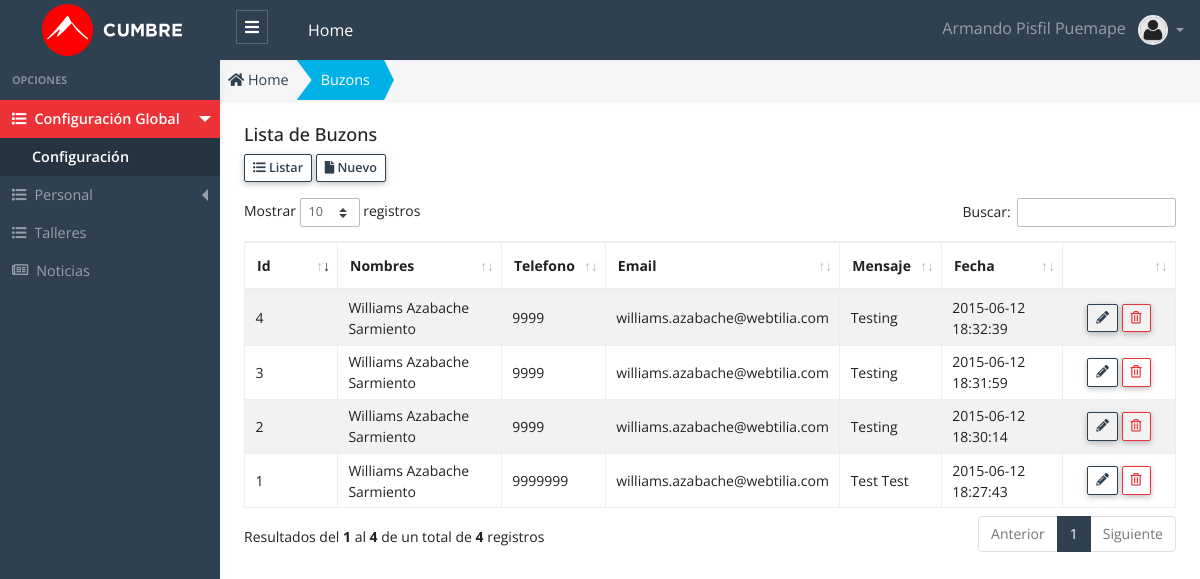
The app's page /public/admin/buzon/buzon.php (signed in) with its own data.
### tables this page shows
CREATE TABLE `buzon`  (
  `id` int(11) NOT NULL AUTO_INCREMENT,
  `nombres` varchar(200) NULL DEFAULT NULL,
  `telefono` varchar(200) NULL DEFAULT NULL,
  `email` varchar(200) NULL DEFAULT NULL,
  `mensaje` text NULL,
  `estado` int(11) NULL DEFAULT 1,
  `fecha` timestamp(0) NULL DEFAULT CURRENT_TIMESTAMP(0) ON UPDATE CURRENT_TIMESTAMP(0),
  PRIMARY KEY (`id`) USING BTREE
);

### public/app/database/Connection.php (called while the page is built, shortened)
<?php
Class Connection
{
  protected $db_host   = 'localhost';
  protected $db_user   = 'root';
  protected $db_pass   = '';
  protected $db_name   = 'escuelac_w_ne16';
  protected $db_port   = '3306';
  protected $db_driver = 'mysql';
  protected $query  = '';
  protected $conn   = null  ;
  private function openConnection()
  {
    $str_conn = $this->db_driver.":host=".$this->db_host.";port=".$this->db_port.";dbname=" .$this->db_name;
    $this->conn = new PDO($str_conn,$this->db_user,$this->db_pass);
    $this->conn->setAttribute(PDO::ATTR_ERRMODE, PDO::ERRMODE_EXCEPTION);
    $this->conn->query("SET NAMES 'utf8'");
    return $this->conn ;
  }
  protected function executeQuery()
  {
    $stm = $this->conn->prepare($this->query);
    $this->status = $stm->execute() ;
    if($this->status)
    {
      $column_count = $stm->columnCount() ;
      if ($column_count > 0)
      {
        $rows  = $stm->fetchAll(PDO::FETCH_ASSOC) ;
      }
    }
  }
}

### public/app/models/Buzon.php (called while the page is built, shortened)
<?php
class Buzon extends Connection {
  public function getAll()
  {
    try{
      $this->query = "SELECT * FROM buzon; ";
      $this->executeQuery();
      $data = $this->rows ;
      return $data;
    }catch(exception $e){
      throw new Exception($e->getMessage());
    }
  }
}

### public/app/controllers/BuzonController.php (called while the page is built, shortened)
<?php
 class BuzonController
{
  public function getAll()
  {
    try
    {
      $buzon  = new Buzon();
      $data = $buzon->getAll();
      return $data ;
    }
    catch (Exception $e)
    {
      throw new Exception($e->getMessage());
    }
  }
}

### public/admin/buzon/buzon.php (the view, shortened to what this page needs)
<?php
    $buzon_controller = new BuzonController();
    $data = $buzon_controller->getAll();
    $title_page = "Buzons";
?>
<!DOCTYPE html>
<html lang="es">
<head>
  <?php
    require_once "../layout/head_links.phtml";
  ?>
</head>
<body>
  <?php require "../layout/header.phtml"; ?>
  <div class="app-wrap">
    <?php require_once "../layout/sidebar.phtml";?>
    <main role="main" class="main">
      <nav class="full-content" aria-label="breadcrumb">
        <ol class="breadcrumb breadcrumb-shape shadow-sm radius-0">
          <li class="breadcrumb-item">
            <a href="admin">
              <i class="fas fa-home"></i> Home
            </a>
          </li>
          <li class="breadcrumb-item active bg-info text-white" aria-current="page">
            <a class="link-white" href="admin/buzon/buzon.php">
              <?php echo $title_page; ?>
            </a>
          </li>
        </ol>
      </nav>
      <div class="container-full p-2 fs-x-14">
        <div class="row">
          <div class="col-12">
            <h5 class="page-header-title">Lista de <?php echo $title_page; ?> </h5>
          </div>
          <div class="col-12 mb-3">
            <a href="admin/buzon/buzon.php" class="btn btn-outline-primary btn-sm btn-bar" role="button">
              <i class="fas fa-list-ul"></i>
              Listar
            </a>
            <a href="admin/buzon/nuevo.php" class="btn btn-outline-primary btn-sm btn-bar" role="button">
              <i class="fas fa-file"></i>
              Nuevo
            </a>
          </div>
          <div class="col-12">
            <div class="table-responsive">
            <table id="dataTableList" class="table table-striped table-bordered" style="width:100%">
              <thead>
                <tr>
                  <th width="50">Id </th>
                  <th>Nombres </th>
                  <th>Telefono </th>
                  <th>Email </th>
                  <th>Mensaje </th>
                  <th>Fecha </th>
                  <th width="70"></th>
                </tr>
              </thead>
              <tbody>
                <?php foreach ($data as &$row) {?>
                  <?php
                    $title_estado   = "";
                    $class_estado   = "";
                    $class_disabled = "";
                    if($row["estado"] == 1)
                    {
                      $title_estado = "Eliminar" ;
                    }
                    else
                    {
                      $title_estado   = "Recuperar" ;
                      $class_estado   = "row-disabled";
                      $class_disabled = "is-disabled";
                    }
                  ?>
                <tr class="<?php echo $class_estado ;?>" >
                  <td> <?php echo $row["id"] ?> </td>
                  <td> <?php echo $row["nombres"] ?> </td>
                  <td> <?php echo $row["telefono"] ?> </td>
                  <td> <?php echo $row["email"] ?> </td>
                  <td> <?php echo $row["mensaje"] ?> </td>
                  <td> <?php echo $row["fecha"] ?> </td>
                  <td class="text-center">
                    <a class="btn btn-outline-primary btn-sm lh-1 btn-table <?php echo $class_disabled ; ?>" href="admin/buzon/editar.php?id=<?php echo $row["id"] ?>" title="Editar">
                    <i class="fas fa-pencil-alt"></i>
                    </a>
                    <button class="btn btn-outline-danger btn-sm lh-1 btn-table" onclick="modalDelete(<?php echo $row["id"] ?>, `<?php echo $row['nombres'] ?>`,`<?php echo $title_estado ?>`,`<?php echo $row['estado'] ?>`);" title="<?php echo $title_estado ;?>">
                    <i class="far fa-trash-alt"></i>
                    </button>
                  </td>
                </tr>
                <?php }?>
              </tbody>
            </table>
            </div>
          </div>
        </div>
      </div>
    </main>
  </div>
  <?php require_once "../layout/datatables.phtml"?>
</body>
</html>

### records on screen
buzon: id "1", nombres "Williams Azabache Sarmiento", telefono "9999999", email "williams.azabache@webtilia.com", mensaje "Test Test", fecha "2015-06-12 18:27:43"
buzon: id "2", nombres "Williams Azabache Sarmiento", telefono "9999", email "williams.azabache@webtilia.com", mensaje "Testing", fecha "2015-06-12 18:30:14"
buzon: id "3", nombres "Williams Azabache Sarmiento", telefono "9999", email "williams.azabache@webtilia.com", mensaje "Testing", fecha "2015-06-12 18:31:59"
buzon: id "4", nombres "Williams Azabache Sarmiento", telefono "9999", email "williams.azabache@webtilia.com", mensaje "Testing", fecha "2015-06-12 18:32:39"

### other values on screen
$_SESSION['USER']['nombre'] "Armando"
$_SESSION['USER']['apellidos'] "Pisfil Puemape"
$title_page "Buzons"
